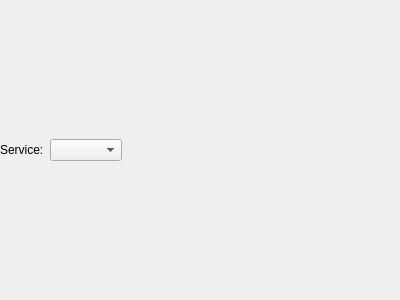
<?xml version="1.0" encoding="UTF-8"?>
<ui version="4.0">
 <class>EventsWidget</class>
 <widget class="QWidget" name="EventsWidget">
  <property name="geometry">
   <rect>
    <x>0</x>
    <y>0</y>
    <width>400</width>
    <height>300</height>
   </rect>
  </property>
  <property name="windowTitle">
   <string/>
  </property>
  <layout class="QVBoxLayout" name="verticalLayout">
   <property name="margin">
    <number>0</number>
   </property>
   <item>
    <layout class="QHBoxLayout" name="horizontalLayout">
     <item>
      <widget class="QLabel" name="label">
       <property name="text">
        <string>Service:</string>
       </property>
      </widget>
     </item>
     <item>
      <widget class="QComboBox" name="Provider_"/>
     </item>
     <item>
      <spacer name="horizontalSpacer">
       <property name="orientation">
        <enum>Qt::Horizontal</enum>
       </property>
       <property name="sizeHint" stdset="0">
        <size>
         <width>40</width>
         <height>20</height>
        </size>
       </property>
      </spacer>
     </item>
    </layout>
   </item>
  </layout>
 </widget>
 <resources/>
 <connections/>
</ui>
